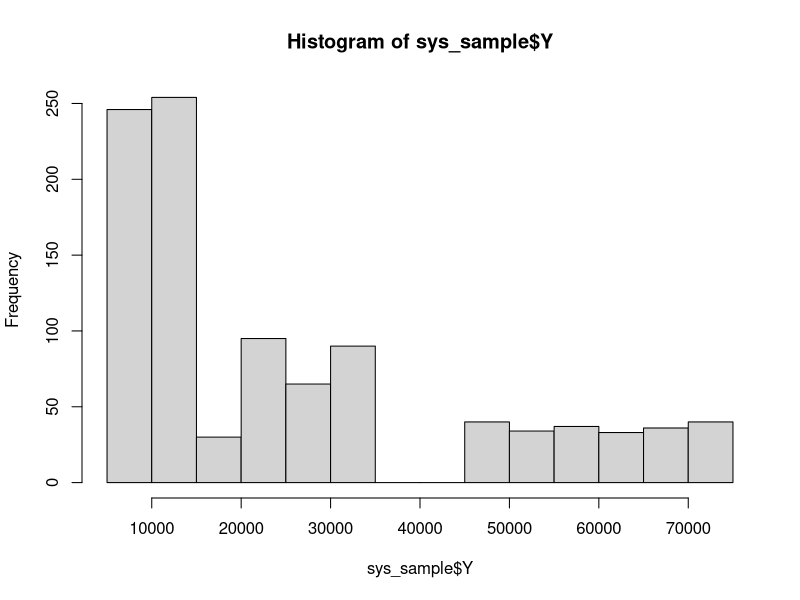
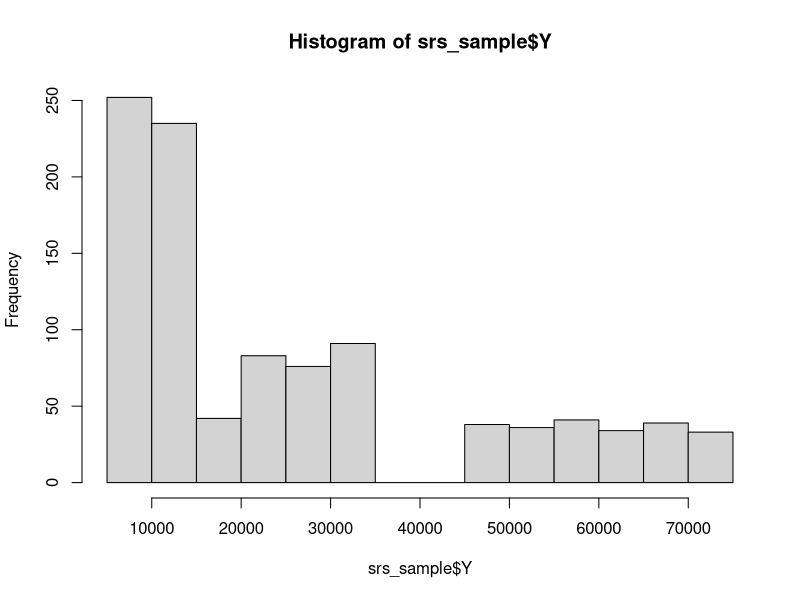
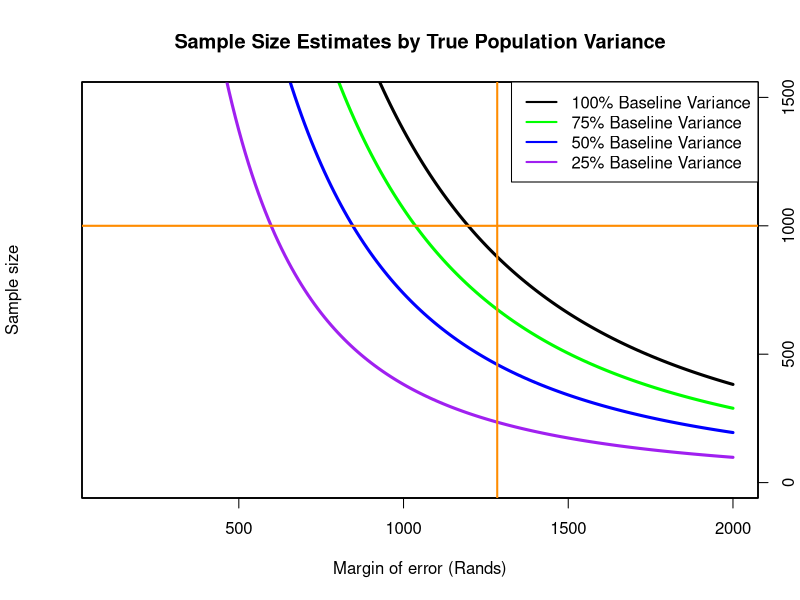
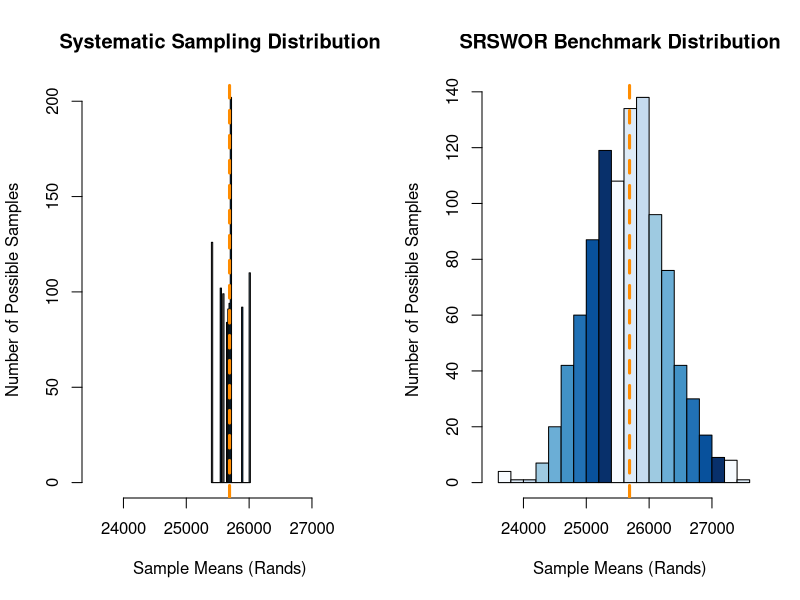

Source code (R) for these figures, in order:
## ---- chunk 1


suppressPackageStartupMessages({
  library(tidyverse)
  library(survey)
})


## ---- chunk 2

set.seed(1852) 

N <- 10000
size_low  <- .5*N
size_mid  <- .28*N
size_high <- .22*N



c(size_low, size_mid, size_high)
sum(c(size_low, size_mid, size_high))

neighborhoods <- c(
  rep("Low-Income (Informal/Township)", size_low),
  rep("Mid-Income Suburb", size_mid),
  rep("High-Income Suburb", size_high)
)

incomes_low  <- runif(size_low,  min = 5000,  max = 15000)
incomes_mid  <- runif(size_mid,  min = 18000, max = 35000)
incomes_high <- runif(size_high, min = 45000, max = 75000)

all_incomes <- c(incomes_low, incomes_mid, incomes_high)

pop <- tibble(
  id = 1:N,
  strata = neighborhoods,
  Y = all_incomes
)

head(pop)
tail(pop)
## ---- chunk 3



# Extract True Baseline Parameters using exact course rounding notation
Y_bar_pop <- sum(pop$Y) / length(pop$Y)
Y_bar_pop <- as.numeric(format(round(Y_bar_pop, 1)))

S2_pop <- sum((pop$Y - Y_bar_pop)^2) / (length(pop$Y) - 1)
S2_pop <- as.numeric(format(round(S2_pop, 2)))

print(paste("True Population Mean:", Y_bar_pop))
print(paste("True Population Variance (S^2):", S2_pop))



## ---- chunk 4


# Define an error range vector for the x-axis mapping
Required_error <- seq(100, 2000, by = 10)
error <- Required_error

# Compute Cochran sample size curves across the four parameter scales
sample_size_100 <- ((1.96 * sqrt(S2_pop)))^2 / (error)^2
sample_size_100 <- sample_size_100 / (1 + (1/N) * sample_size_100)

sample_size_75  <- ((1.96 * sqrt(S2_pop * 0.75)))^2 / (error)^2
sample_size_75  <- sample_size_75 / (1 + (1/N) * sample_size_75)

sample_size_50  <- ((1.96 * sqrt(S2_pop * 0.50)))^2 / (error)^2
sample_size_50  <- sample_size_50 / (1 + (1/N) * sample_size_50)

sample_size_25  <- ((1.96 * sqrt(S2_pop * 0.25)))^2 / (error)^2
sample_size_25  <- sample_size_25 / (1 + (1/N) * sample_size_25)

## ---- chunk 5

pdf("Sample size plot.pdf", width= 6, height=5)

plot(Required_error, sample_size_100, type="l", xlab = "Margin of error (Rands)", 
     ylab = "Sample size", yaxt='n', lwd=3, xlim=c(100, 2000), ylim=c(0, 1500),
     main="Sample Size Estimates by True Population Variance")
par(new=TRUE)
plot(Required_error, sample_size_75, type="l", xlab = "", ylab = "", xaxt='n', yaxt='n', 
     col="green", lwd=3, xlim=c(100, 2000), ylim=c(0, 1500))
par(new=TRUE)
plot(Required_error, sample_size_50, type="l", xlab = "", ylab = "", xaxt='n', yaxt='n', 
     col="blue", lwd=3, xlim=c(100, 2000), ylim=c(0, 1500))
par(new=TRUE)
plot(Required_error, sample_size_25, type="l", xlab = "", ylab = "", xaxt='n', yaxt='n', 
     col="purple", lwd=3, xlim=c(100, 2000), ylim=c(0, 1500))
axis(side = 4)

# Set our target 5% error line boundary threshold
e_target <- 0.05 * Y_bar_pop
n_target <- ((1.96 * sqrt(S2_pop)))^2 / (e_target)^2

k_interval <- round(N / n_target)


n_target <- N/k_interval

abline(v = e_target, lwd = 2, col = "darkorange")
abline(h = n_target, lwd = 2, col = "darkorange")
abline(h = N, lwd = 2, col = "red")

legend("topright", c("100% Baseline Variance", "75% Baseline Variance", "50% Baseline Variance", "25% Baseline Variance"),
       col = c("black", "green", "blue", "purple"), lty = 1, lwd = 2)

dev.off()

e_target
n_target
k_interval

n_target*k_interval

## ---- chunk 6


set.seed(1852)
# Systematic selection execution
random_start <- sample(1:k_interval, size = 1)
sys_rows <- seq(from = random_start, to = N, by = k_interval)[1:n_target]
sys_sample   <- pop %>% filter(id %in% sys_rows) %>% mutate(w = N/n_target, fpc = N)


head(sys_sample)
hist(sys_sample$Y)

# SRSWOR benchmark sample draw
srs_rows <- sample(pop$id, size = n_target, replace = FALSE)
srs_sample <- pop %>% filter(id %in% srs_rows) %>% mutate(w = N/n_target, fpc = N)

head(srs_sample)
hist(srs_sample$Y)

## ---- chunk 7



# Manual Calculations (Treatment under SRSWOR Approximation rule)
y_bar_sys   <- mean(sys_sample$Y)
var_y_sys   <- sum((sys_sample$Y - y_bar_sys)^2) / (length(sys_sample$Y) - 1)
sys_se_man  <- sqrt((1 - n_target/N) * var_y_sys / n_target)

# Formal Package Verification via Survey Objects
sys_design <- svydesign(ids = ~1, weights = ~w, fpc = ~fpc, data = sys_sample)
sys_package_mean <- svymean(~Y, design = sys_design)


print(paste("Manual Sample Mean Estimate: R", round(y_bar_sys, 2)))
print(paste("Manual Standard Error:       R",
round(sys_se_man, 2)))


print(paste("Package Survey Sample Mean: R",
round(sys_package_mean, 2)))
print(paste("Package Survey SE Vector:    R", round(SE(sys_package_mean), 2)))


## ---- chunk 8

B <- 1000

# Monte Carlo simulation using the native course replicate framework
sys_distribution_means <- replicate(B, {
  iter_start <- sample(1:k_interval, size = 1)
  iter_rows  <- seq(from = iter_start, to = N, by = k_interval)[1:n_target]
  mean(pop$Y[iter_rows])
})

srs_distribution_means <- replicate(B, {
  iter_ids <- sample(pop$id, size = n_target, replace = FALSE)
  mean(pop$Y[iter_ids])
})




## ---- chunk 9
true_mean <- Y_bar_pop


pdf("sample means.pdf", width=6, height = 5)
par(mfrow = c(1, 2))




# This ensures a fair visual comparison of the spread width
all_means <- c(sys_distribution_means, srs_distribution_means)
min_x <- min(all_means) - 100
max_x <- max(all_means) + 100

#  Systematic Sampling Distribution 
hist(sys_distribution_means,
     main = "Systematic Sampling Distribution",
     xlim = c(min_x, max_x),
     xlab = "Sample Means (Rands)",
     ylab = "Number of Possible Samples", 
     col = blues9,
     breaks = 25)



# Vertical dashed line for the absolute true population mean
abline(v = true_mean, lwd = 3, col = "darkorange", lty = 2)

# SRSWOR Benchmark Distribution
hist(srs_distribution_means,
     main = "SRSWOR Benchmark Distribution",
     xlim = c(min_x, max_x),
     xlab = "Sample Means (Rands)",
     ylab = "Number of Possible Samples", 
     col = blues9,
     breaks = 25)
# Add the same vertical reference line to show the truth location
abline(v = true_mean, lwd = 3, col = "darkorange", lty = 2)

# 5. Reset the plotting layout back to a single window framework
par(mfrow = c(1, 1))
dev.off()
## ---- chunk 10

  Systematic = c(mean(sys_distribution_means), sd(sys_distribution_means))
  SRSWOR = c(mean(srs_distribution_means), sd(srs_distribution_means))
  True_Population_Value = c(Y_bar_pop, sqrt((1 - n_target/N) * S2_pop / n_target))

Systematic
SRSWOR
True_Population_Value
## ---- chunk 11

set.seed(1852)

# 1. Running  loops t capture the standard errors for each iteration
sys_distribution_se <- replicate(B, {
  iter_start <- sample(1:k_interval, size = 1)
  iter_rows  <- seq(from = iter_start, to = N, by = k_interval)[1:n_target]
  iter_s2    <- sum((pop$Y[iter_rows] - mean(pop$Y[iter_rows]))^2) / (n_target - 1)
  sqrt((1 - n_target/N) * iter_s2 / n_target)
})




srs_distribution_se <- replicate(B, {
  iter_ids   <- sample(pop$id, size = n_target, replace = FALSE)
  iter_s2    <- sum((pop$Y[iter_ids] - mean(pop$Y[iter_ids]))^2) / (n_target - 1)
  sqrt((1 - n_target/N) * iter_s2 / n_target)
})


## ---- chunk 12
crit_t <- qt(0.975, df = n_target - 1)

sys_lcl <- sys_distribution_means - (crit_t * sys_distribution_se)
sys_ucl <- sys_distribution_means + (crit_t * sys_distribution_se)

srs_lcl <- srs_distribution_means - (crit_t * srs_distribution_se)
srs_ucl <- srs_distribution_means + (crit_t * srs_distribution_se)



## ---- chunk 13



# Empirical and Relative Bias
sys_bias  <- mean(sys_distribution_means) - Y_bar_pop
sys_rel_bias <- sys_bias / Y_bar_pop
srs_bias  <- mean(srs_distribution_means) - Y_bar_pop
srs_rel_bias <- srs_bias / Y_bar_pop

# Root Mean Squared Error (RMSE)
sys_rmse  <- sqrt(mean((sys_distribution_means - Y_bar_pop)^2))
srs_rmse  <- sqrt(mean((srs_distribution_means - Y_bar_pop)^2))

# 95% Confidence Interval Coverage Probabilities
sys_coverage <- mean(sys_lcl <= Y_bar_pop & sys_ucl >= Y_bar_pop)
srs_coverage <- mean(srs_lcl <= Y_bar_pop & srs_ucl >= Y_bar_pop)

# Average Confidence Interval Width
sys_avg_wdth <- mean(sys_ucl - sys_lcl)
srs_avg_wdth <- mean(srs_ucl - srs_lcl)

# Monte Carlo Standard Error of the estimated coverage probability
sys_mc_se <- sqrt((sys_coverage * (1 - sys_coverage)) / B)
srs_mc_se <- sqrt((srs_coverage * (1 - srs_coverage)) / B)

# Empirical Design Effect (Deff ratio based on empirical simulation variance)
empirical_deff <- var(sys_distribution_means) / var(srs_distribution_means)


# 4. final score
Metrics <- data.frame(
  Metric = c("Empirical Bias", "Relative Bias", "RMSE", "CI Coverage Probability", "Avg CI Width"),
  Systematic = c(sys_bias, sys_rel_bias, sys_rmse, sys_coverage, sys_avg_wdth),
  SRSWOR     = c(srs_bias, srs_rel_bias, srs_rmse, srs_coverage, srs_avg_wdth)
)



## ---- chunk 14


print(Metrics)
print(paste("Monte Carlo SE of Systematic Coverage Probability:", round(sys_mc_se, 5)))
print(paste("Monte Carlo SE of SRSWOR Coverage Probability:", round(srs_mc_se, 5)))
print(paste("Empirical Design Effect (Deff):", round(empirical_deff, 4)))

## ---- chunk 15
## Full population

write.csv(pop, file = "full_finite_population.csv", row.names = FALSE)
print("[FILE SAVE COMPLETE] Full finite population successfully exported as 'full_finite_population.csv'")

#  probability sample of 1000 households drawn via systematic grid

write.csv(sys_sample, file = "Systematic_sample.csv", row.names = FALSE)
print("[FILE SAVE COMPLETE]  Sample successfully exported as 'Systematic_sample.csv'")



#  probability sample of 1000 households drawn via SRS grid

write.csv(srs_sample, file = "SRS_sample.csv", row.names = FALSE)
print("[FILE SAVE COMPLETE] Sample successfully exported as 'SRS_sample.csv'")
